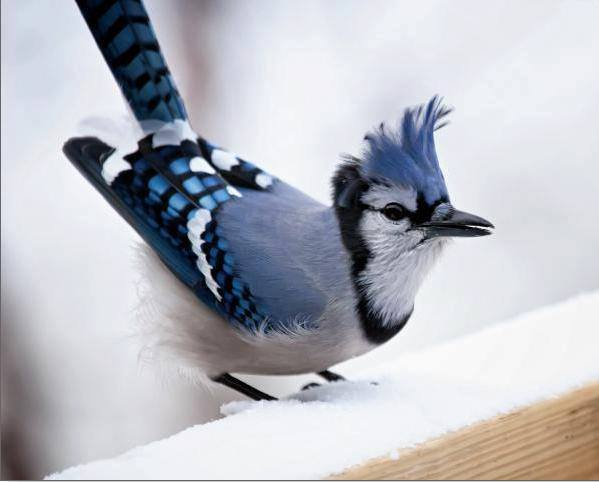
#> input picture Labs/Lab3-std/Lab-03-Smoothing-STD/imgs/bird.jpg, 599 x 482 px
$ jupyter execute Lab_Smoothing_STD.ipynb   (shell and % lines are left out)
#> lines starting #> are read from the running program, lines starting #| are printed output that depends on the picture
### Labs/Lab3-std/Lab-03-Smoothing-STD/commonfunctions.py


import skimage.io as io
import matplotlib.pyplot as plt
import numpy as np
from skimage.exposure import histogram
from matplotlib.pyplot import bar
from skimage.color import rgb2gray,rgb2hsv

# Convolution:
from scipy.signal import convolve2d
from scipy import fftpack
import math

from skimage.util import random_noise
from skimage.filters import median
from skimage.feature import canny


# Edges
from skimage.filters import sobel_h, sobel, sobel_v,roberts, prewitt

# Show the figures / plots inside the notebook
def show_images(images,titles=None):
    #This function is used to show image(s) with titles by sending an array of images and an array of associated titles.
    # images[0] will be drawn with the title titles[0] if exists
    # You aren't required to understand this function, use it as-is.
    n_ims = len(images)
    if titles is None: titles = ['(%d)' % i for i in range(1,n_ims + 1)]
    fig = plt.figure()
    n = 1
    for image,title in zip(images,titles):
        a = fig.add_subplot(1,n_ims,n)
        if image.ndim == 2:
            plt.gray()
        plt.imshow(image)
        a.set_title(title)
        n += 1
    fig.set_size_inches(np.array(fig.get_size_inches()) * n_ims)
    plt.show()


# [6 lines left out: function showHist, not called in this run]

### Labs/Lab3-std/Lab-03-Smoothing-STD/Lab_Smoothing_STD.ipynb
# Lab 3
### Averaging Filters

http://scikit-image.org/docs/0.13.x/api/skimage.util.html#skimage.util.random_noise

http://scikit-image.org/docs/dev/api/skimage.filters.html#skimage.filters.median

http://scikit-image.org/docs/dev/api/skimage.filters.html#skimage.filters.gaussian

[cell 1]
from commonfunctions import *
from skimage import filters
import math
import skimage.io as io

[cell 2]
'''
Load image
'''
image = io.imread('imgs/bird.jpg')
#> image is the input picture: shape (482, 599, 3); mean R, G, B 184.2, 185.7, 193.3
gray = rgb2gray(image)
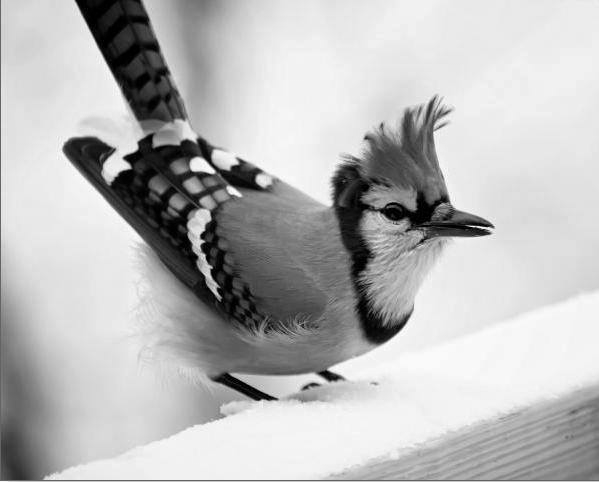
#> gray: shape (482, 599) float64; min 0, max 0.999, mean 0.729
#show_images([image, gray], ['Original Image', 'Gray Image'])

[cell 3]
'''
(1) Your own median filter algorithm
'''
def median_filter(image, window_width, window_height):
    # Get the dimensions of the image

    (image_width, image_height) = image.shape
    # Create a new image to store the result
    new_image = np.zeros((image_width, image_height))
    edgex = (window_width// 2) # 1
    edgey = ( window_height // 2) # 1


    for x in range(edgex,image_width - edgex):  # 1 to  image width - 1
        for y in range(edgey,image_height - edgey): # 1 to image height - 1
                    colorArray = np.zeros((window_width, window_height))
                    for fx in range(0,window_width):
                            for fy in range(0,window_height):
                                    # print(fx, fy,y + fy - edgey,x + fx - edgex)
                                    colorArray[fx][fy] = image[x + fx - edgex][y + fy - edgey]
                    # convert to 1d array
                    # sort all entries in colorArray[][]
                    array1D = colorArray.flatten()
                    new_image[x,y] = np.median(array1D)
    return new_image

image_noise_05 = random_noise(gray, mode='s&p', amount=0.5)
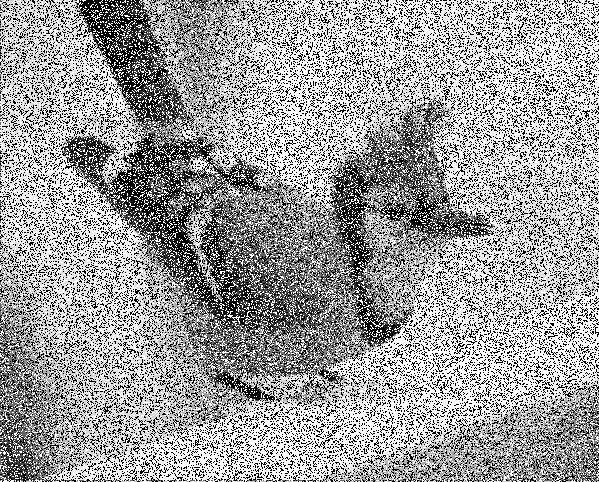
#> image_noise_05: shape (482, 599) float64; min 0, max 1, mean 0.614
imageFiltered = median_filter(image_noise_05, 3, 3)
#> after the loop in median_filter, `for x in range(edgex,image_width - edgex):`:
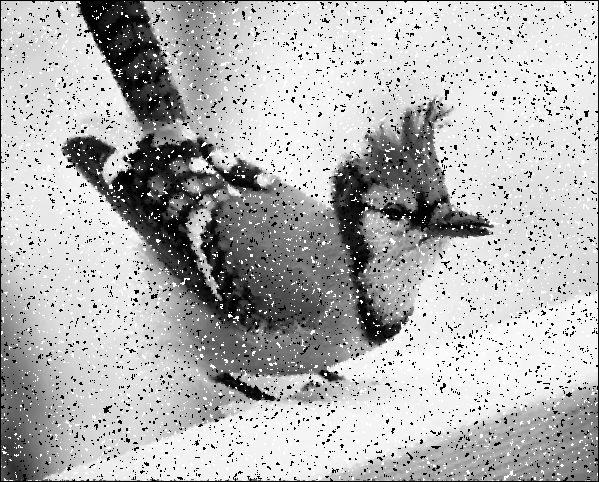
#> new_image: shape (482, 599) float64; min 0, max 1, mean 0.702

show_images([image_noise_05, imageFiltered], ['Original with noise', 'Image Filtered Image using our algorithm'])
#> in show_images, `n_ims = len(images)`: n_ims = 2
#> the loop in show_images, `for image,title in zip(images,titles):` made 2 passes
#> (title, n) on passes 1 to 2: ('Original with noise', 2), ('Image Filtered Image using our algorithm', 3)
#> after the loop in show_images, `for image,title in zip(images,titles):`: n = 3
#> in show_images, `plt.show()`:
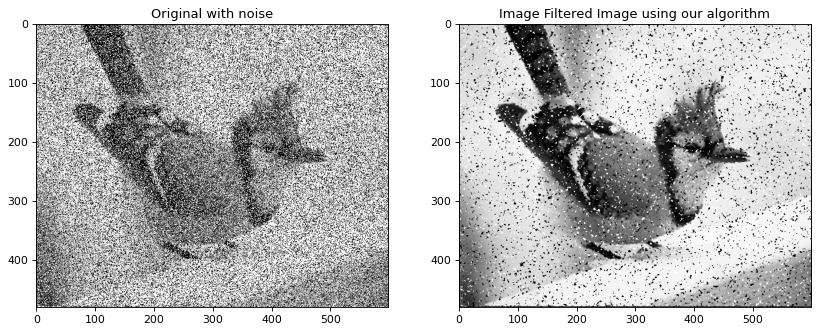
#> figure drawn by matplotlib, 2 panels

[cell 4]
'''
(2) skimage median filter
'''


image_noise_05 = random_noise(gray, mode='s&p', amount=0.5)
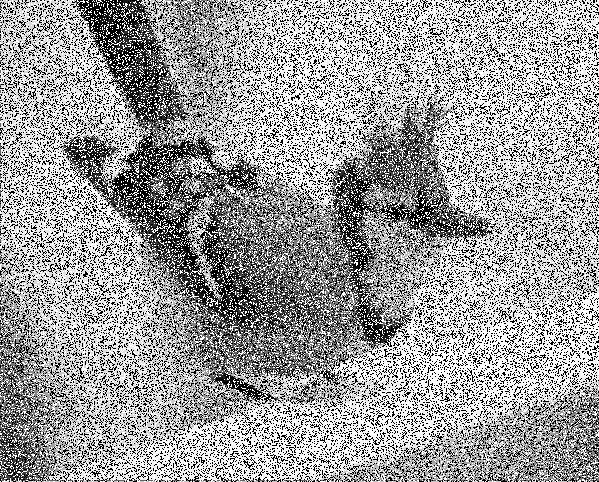
#> image_noise_05: shape (482, 599) float64; min 0, max 1, mean 0.614
imageFiltered = filters.median(image_noise_05, footprint=None, out=None, mode='nearest', cval=0.0, behavior='ndimage')
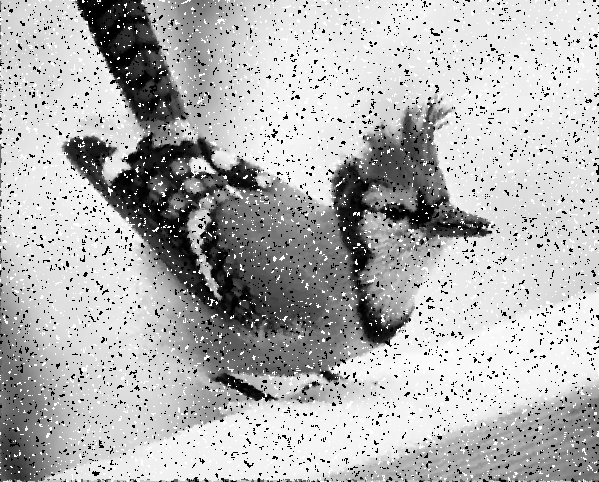
#> imageFiltered: shape (482, 599) float64; min 0, max 1, mean 0.706
show_images([image_noise_05, imageFiltered], ['Original with noise', 'Image Filtered Image'])
#> the loop in show_images (call 2), `for image,title in zip(images,titles):` made 2 passes

[cell 5]
'''
(3) Gaussion Filters
'''
def gaussian_filter(image, sigma):
    return filters.gaussian(image, sigma=sigma)
gaussian_filtered = gaussian_filter(image_noise_05, 3)
#> in gaussian_filter, `return filters.gaussian(image, sigma=sigma)`:
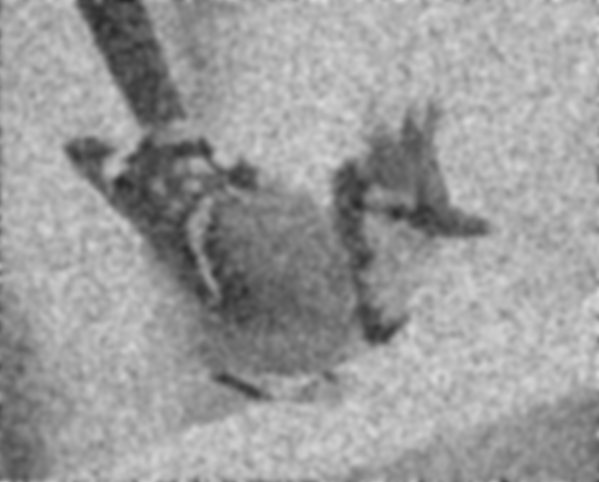
#> returned value: shape (482, 599) float64; min 0.162, max 0.851, mean 0.614
show_images([image_noise_05, gaussian_filtered], ['Original Image', 'Gaussian Filtered Image'])
